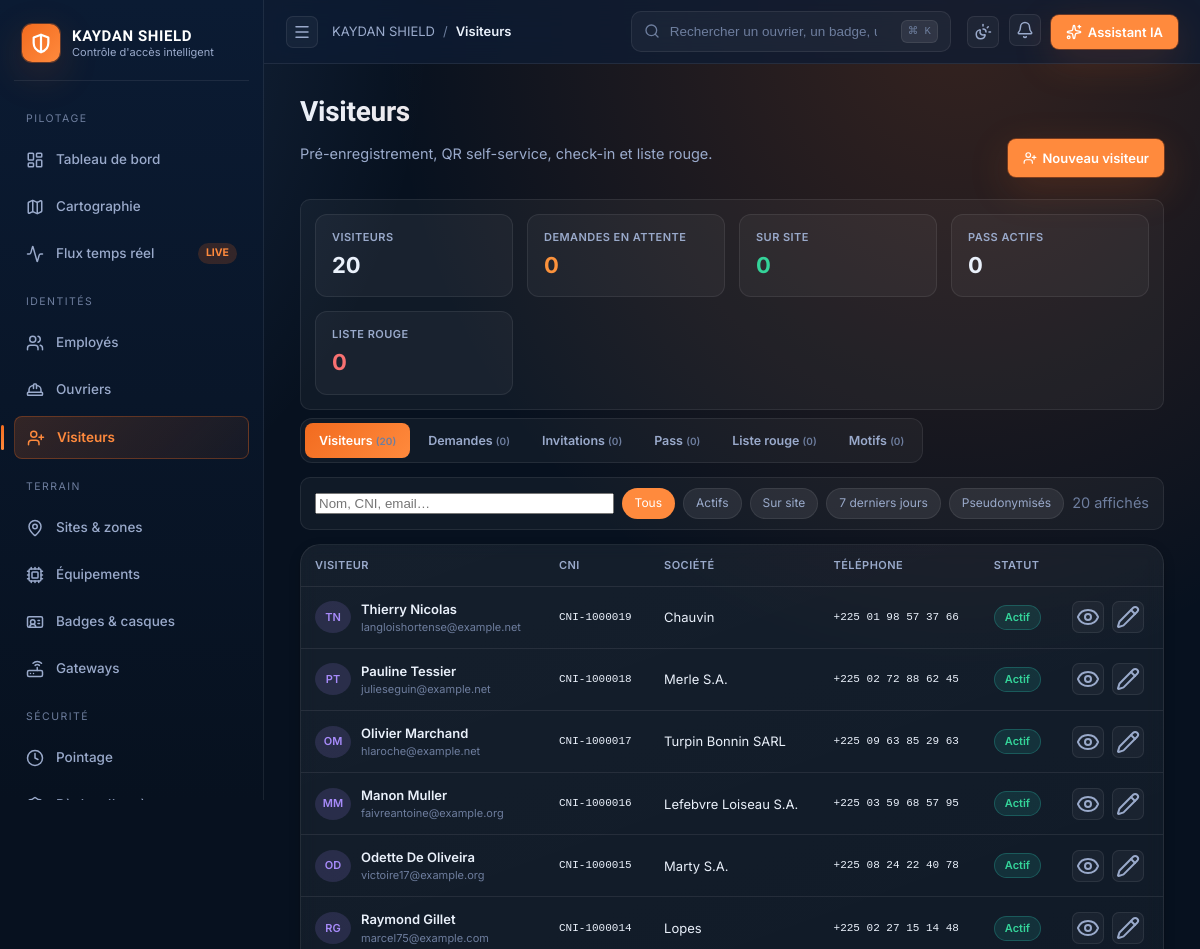
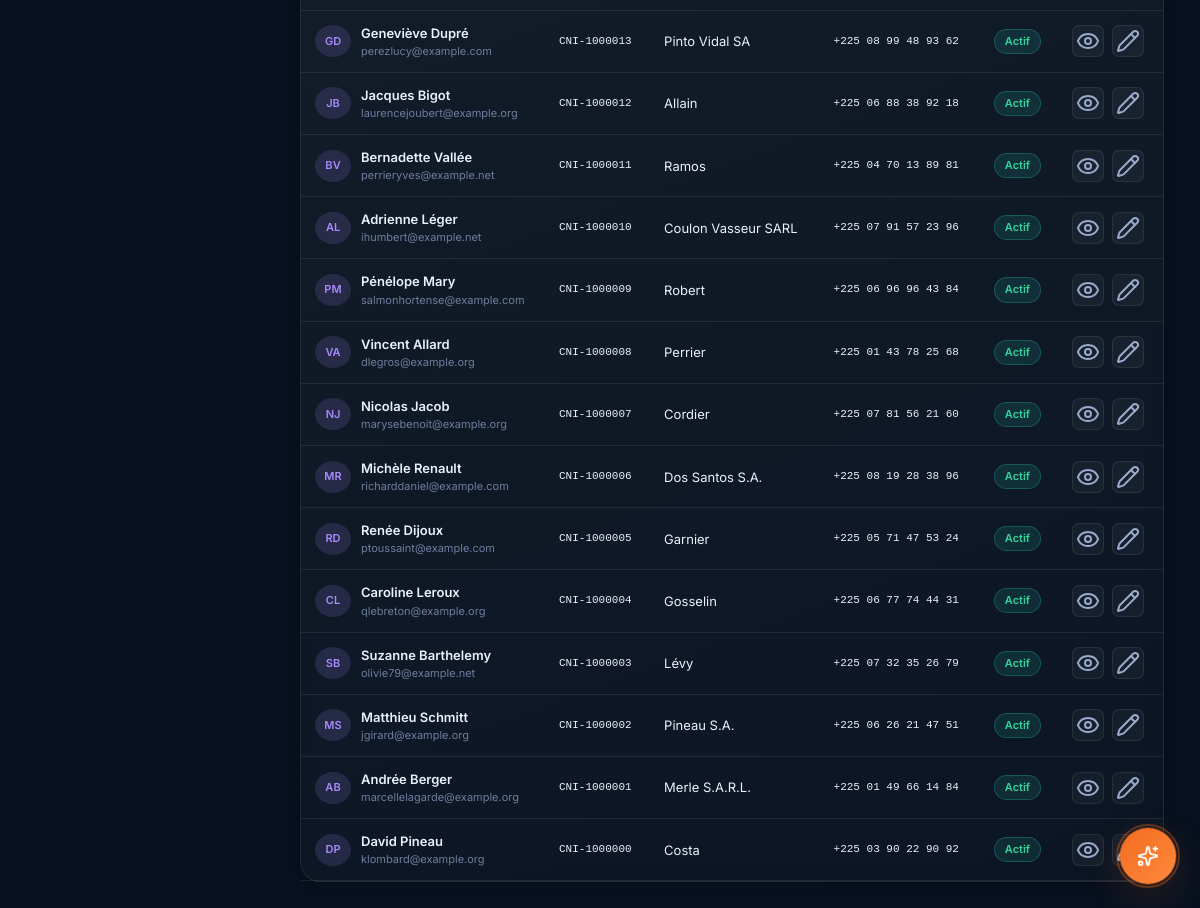
Screenshot of /visitors/ (signed in) with the database file from the repository (2 pictures, top to bottom).
### visitors/models.py (models this page shows, shortened)
class Visitor(UUIDModel, TimeStampedModel):
    ID_TYPE_CHOICES = [
        ("cni", "CNI"), ("passport", "Passeport"),
        ("driver_license", "Permis de conduire"), ("residence", "Carte de séjour"),
    ]
    tenant = models.ForeignKey("core.Tenant", on_delete=models.CASCADE, related_name="visitors")
    first_name = models.CharField(max_length=120)
    last_name = models.CharField(max_length=120)
    date_of_birth = models.DateField(null=True, blank=True)
    nationality = models.CharField(max_length=80, blank=True)
    id_type = models.CharField(max_length=16, choices=ID_TYPE_CHOICES, default="cni")
    id_number = models.CharField(max_length=64, blank=True, db_index=True)
    phone = models.CharField(max_length=32, blank=True)
    email = models.EmailField(blank=True)
    company = models.CharField("Entreprise/Organisation", max_length=180, blank=True)
    photo = models.ImageField(upload_to="visitors/photos/", null=True, blank=True)
    notes = models.TextField(blank=True)
    pseudonymized_at = models.DateTimeField(null=True, blank=True)
    class Meta:
        ordering = ["-created_at"]
        indexes = [models.Index(fields=["tenant", "id_number"])]

### administration/views.py (the view, shortened to what this page needs)
# urls.py: path("visitors/",         views.VisitorsView.as_view(),      name="admin-visitors"),
class VisitorsView(BaseAdminView):
    template_name = "administration/visitors.html"
    active_nav = "visitors"
    page_title = "Visiteurs"
    page_subtitle = "Pré-enregistrement, QR self-service, check-in et liste rouge."
    breadcrumb = "Visiteurs"
    def get_context_data(self, **kwargs):
        ctx = super().get_context_data(**kwargs)
        q = (self.request.GET.get("q") or "").strip()
        chip = self.request.GET.get("f", "all")
        tab = self.request.GET.get("tab", "visitors")
        ctx["tab"] = tab if tab in ("visitors", "requests", "invitations",
                                      "passes", "watchlist", "purposes") else "visitors"
        try:
            from datetime import timedelta
            from django.utils import timezone
            from visitors.models import (Visitor, VisitorInvitation,
                                            VisitorPass, VisitPurpose,
                                            VisitRequest, Watchlist)
            qs = Visitor.objects.all()
            qs = apply_search(qs, q, ["first_name", "last_name", "email",
                                       "phone", "id_number", "company"])
            today = timezone.now().date()
            on_site_ids = list(VisitRequest.objects.filter(
                status="checked_in",
            ).values_list("visitor_id", flat=True))
            recent_ids = list(VisitRequest.objects.filter(
                created_at__gte=timezone.now() - timedelta(days=7),
            ).values_list("visitor_id", flat=True))
            qs = apply_chip_filter(qs, chip, {
                "all": None,
                "active": Q(pseudonymized_at__isnull=True),
                "anonymized": Q(pseudonymized_at__isnull=False),
                "on_site": Q(id__in=on_site_ids),
                "recent": Q(id__in=recent_ids),
            }).order_by("-created_at")
            ctx["filtered_count"] = qs.count()
            page_obj, page_qs = paginate(qs, self.request, per_page=25)
            ctx["page_obj"] = page_obj
            ctx["visitors"] = page_qs
            ctx["total_visitors"] = Visitor.objects.count()
            ctx["today_visits"] = VisitRequest.objects.filter(
                created_at__date=today,
            ).count()
            ctx["on_site_count"] = len(on_site_ids)
            ctx["watchlist_count"] = Visitor.objects.filter(pseudonymized_at__isnull=False).count()
            ctx["count_visitors"] = Visitor.objects.count()
            ctx["count_requests"] = VisitRequest.objects.count()
            ctx["count_pending"] = VisitRequest.objects.filter(status="pending").count()
            ctx["count_invitations"] = VisitorInvitation.objects.count()
            ctx["count_passes"] = VisitorPass.objects.filter(revoked_at__isnull=True).count()
            ctx["count_watchlist"] = Watchlist.objects.filter(is_active=True).count()
            ctx["count_purposes"] = VisitPurpose.objects.filter(is_active=True).count()
        except Exception:
            ctx["page_obj"] = None
            ctx["visitors"] = []
            ctx["filtered_count"] = 0
            ctx["total_visitors"] = 0
            ctx["today_visits"] = 0
            ctx["on_site_count"] = 0
            ctx["watchlist_count"] = 0
            for k in ("count_visitors", "count_requests", "count_pending",
                      "count_invitations", "count_passes", "count_watchlist",
                      "count_purposes"):
                ctx[k] = 0
            for k in ("visit_requests", "invitations", "passes", "watchlist", "purposes"):
                ctx[k] = []
        ctx["q"] = q
        ctx["active_chip"] = chip
        ctx["chips"] = [
            ("all", "Tous"), ("active", "Actifs"),
            ("on_site", "Sur site"), ("recent", "7 derniers jours"),
            ("anonymized", "Pseudonymisés"),
        ]
        return ctx

### accounts/rbac.py (called while the page is built, shortened)
def user_permissions(user) -> set[str]:
    if not user or not user.is_authenticated:
        return set()
    if user.is_superuser:
        return {"*"}

### administration/views.py (called while the page is built, shortened)
def apply_search(qs, q: str, fields: list[str]):
    if not q:
        return qs
    cond = Q()
    for f in fields:
        cond |= Q(**{f"{f}__icontains": q})
    return qs.filter(cond)

def apply_chip_filter(qs, chip: str, mapping: dict):
    if not chip or chip == "all":
        return qs

def paginate(qs, request, per_page: int = 25, page_param: str = "page"):
    from django.core.paginator import EmptyPage, Paginator
    paginator = Paginator(qs, per_page)
    raw = request.GET.get(page_param) or "1"
    try:
        page_num = int(raw)
    except (TypeError, ValueError):
        page_num = 1
    try:
        page_obj = paginator.page(page_num)
    except EmptyPage:
        page_obj = paginator.page(paginator.num_pages or 1)
    return page_obj, list(page_obj.object_list)

    def dispatch(self, request, *args, **kwargs):
        if not request.user.is_authenticated:
            from django.shortcuts import redirect
            from urllib.parse import urlencode
            return redirect(f"/auth/login/?{urlencode({'next': request.get_full_path()})}")
        codes = self.permission_required
        return super().dispatch(request, *args, **kwargs)

    def get_context_data(self, **kwargs):
        ctx = super().get_context_data(**kwargs)
        ctx.update({
            "active_nav": self.active_nav,
            "page_title": self.page_title,
            "page_subtitle": self.page_subtitle,
            "breadcrumb": self.breadcrumb or self.page_title,
            "open_alerts_count": self._safe_count("antifraud", "FraudAlert", status="open"),
        })
        try:
            from accounts.rbac import user_permissions
            ctx["user_perms"] = user_permissions(self.request.user)
        except Exception:
            ctx["user_perms"] = set()
        return ctx

    @staticmethod
    def _safe_count(app_label: str, model_name: str, **filters) -> int:
        try:
            from django.apps import apps
            return apps.get_model(app_label, model_name).objects.filter(**filters).count()
        except Exception:
            return 0

### templates/administration/visitors.html (shortened to what this page needs)
{% extends "layout/base.html" %}
{% load static admin_filters %}
{% block page_subtitle %}Pré-enregistrement, QR self-service, check-in et liste rouge.{% endblock %}
{% block breadcrumb %}Visiteurs{% endblock %}
{% block page_actions %}
  {% if tab == "purposes" %}
    <a class="btn btn-primary" href="{% url 'admin-visitpurpose-create' %}"><i data-lucide="plus" style="width:14px;height:14px"></i> Nouveau motif</a>
  {% elif tab == "watchlist" %}
    <a class="btn btn-primary" href="{% url 'admin-watchlist-create' %}"><i data-lucide="shield-x" style="width:14px;height:14px"></i> Ajouter à la liste rouge</a>
  {% elif tab == "invitations" %}
    <a class="btn btn-primary" href="{% url 'admin-visitorinvitation-create' %}"><i data-lucide="send" style="width:14px;height:14px"></i> Nouvelle invitation</a>
  {% elif tab == "requests" %}
    <a class="btn btn-primary" href="{% url 'admin-visitrequest-create' %}"><i data-lucide="plus" style="width:14px;height:14px"></i> Nouvelle demande</a>
  {% else %}
    <a class="btn btn-primary" href="{% url 'admin-visitor-create' %}"><i data-lucide="user-plus" style="width:14px;height:14px"></i> Nouveau visiteur</a>
  {% endif %}
{% endblock %}
{% block content %}
  <section class="statstrip mb-2">
    <div><div class="label">Visiteurs</div><div class="value">{{ count_visitors }}</div></div>
    <div><div class="label">Demandes en attente</div><div class="value text-warning">{{ count_pending }}</div></div>
    <div><div class="label">Sur site</div><div class="value text-success">{{ on_site_count }}</div></div>
    <div><div class="label">Pass actifs</div><div class="value">{{ count_passes }}</div></div>
    <div><div class="label">Liste rouge</div><div class="value text-danger">{{ count_watchlist }}</div></div>
  </section>
  <nav class="tabs mb-2">
    <a class="tab {% if tab == 'visitors' %}is-active{% endif %}" href="?tab=visitors">
      Visiteurs <span class="text-dim" style="font-size:10px">({{ count_visitors }})</span>
    </a>
    <a class="tab {% if tab == 'requests' %}is-active{% endif %}" href="?tab=requests">
      Demandes <span class="text-dim" style="font-size:10px">({{ count_requests }})</span>
    </a>
    <a class="tab {% if tab == 'invitations' %}is-active{% endif %}" href="?tab=invitations">
      Invitations <span class="text-dim" style="font-size:10px">({{ count_invitations }})</span>
    </a>
    <a class="tab {% if tab == 'passes' %}is-active{% endif %}" href="?tab=passes">
      Pass <span class="text-dim" style="font-size:10px">({{ count_passes }})</span>
    </a>
    <a class="tab {% if tab == 'watchlist' %}is-active{% endif %}" href="?tab=watchlist">
      Liste rouge <span class="text-dim" style="font-size:10px">({{ count_watchlist }})</span>
    </a>
    <a class="tab {% if tab == 'purposes' %}is-active{% endif %}" href="?tab=purposes">
      Motifs <span class="text-dim" style="font-size:10px">({{ count_purposes }})</span>
    </a>
  </nav>
  {% if tab == 'visitors' %}
    {% include "administration/_partials/filterbar.html" with chips=chips active_chip=active_chip q=q search_placeholder="Nom, CNI, email…" filtered_count=filtered_count total=total_visitors %}
    <section class="card" style="padding:0">
      {% if visitors %}
      <div class="table-wrap"><table class="table">
        <thead><tr>
          <th>Visiteur</th><th>CNI</th><th>Société</th><th>Téléphone</th><th>Statut</th><th></th>
        </tr></thead>
        <tbody>
          {% for v in visitors %}
          <tr>
            <td>
              <div class="row" style="gap:10px;align-items:center">
                <div class="avatar" style="width:32px;height:32px;font-size:11px;background:rgba(167,139,250,.15);color:#a78bfa">{{ v.first_name|slice:":1" }}{{ v.last_name|slice:":1" }}</div>
                <div>
                  <div style="font-weight:600">{{ v.first_name }} {{ v.last_name }}</div>
                  <div class="text-dim" style="font-size:11px">{{ v.email|default:"—" }}</div>
                </div>
              </div>
            </td>
            <td class="mono" style="font-size:11px">{{ v.id_number|default:"—" }}</td>
            <td>{{ v.company|default:"—" }}</td>
            <td class="mono" style="font-size:11px">{{ v.phone|default:"—" }}</td>
            <td>{% if v.pseudonymized_at %}<span class="pill pill-muted">Pseudo</span>{% else %}<span class="pill pill-success">Actif</span>{% endif %}</td>
            <td><div class="row gap-2">
              <a class="icon-btn" href="{% url 'admin-visitor-detail' v.pk %}"><i data-lucide="eye"></i></a>
              <a class="icon-btn" href="{% url 'admin-visitor-update' v.pk %}"><i data-lucide="pencil"></i></a>
            </div></td>
          </tr>
          {% endfor %}
        </tbody>
      </table></div>
      {% else %}{% include "administration/_partials/empty_card.html" with icon="user-plus" title="Aucun visiteur" cta_label="Créer un visiteur" cta_url="/visitors-mng/new/" %}{% endif %}
    </section>
  {% endif %}
{% endblock %}

### rows the page displays
Visitor: first_name "T", last_name "N", first_name "Thierry", last_name "Nicolas", email "langloishortense@example.net", id_number "CNI-1000019", company "Chauvin", phone "+225 01 98 57 37 66", shows "Actif"
Visitor: first_name "P", last_name "T", first_name "Pauline", last_name "Tessier", email "julieseguin@example.net", id_number "CNI-1000018", company "Merle S.A.", phone "+225 02 72 88 62 45", shows "Actif"
Visitor: first_name "O", last_name "M", first_name "Olivier", last_name "Marchand", email "hlaroche@example.net", id_number "CNI-1000017", company "Turpin Bonnin SARL", phone "+225 09 63 85 29 63", shows "Actif"
Visitor: first_name "M", last_name "M", first_name "Manon", last_name "Muller", email "faivreantoine@example.org", id_number "CNI-1000016", company "Lefebvre Loiseau S.A.", phone "+225 03 59 68 57 95", shows "Actif"
Visitor: first_name "O", last_name "D", first_name "Odette", last_name "De Oliveira", email "victoire17@example.org", id_number "CNI-1000015", company "Marty S.A.", phone "+225 08 24 22 40 78", shows "Actif"
Visitor: first_name "R", last_name "G", first_name "Raymond", last_name "Gillet", email "marcel75@example.com", id_number "CNI-1000014", company "Lopes", phone "+225 02 27 15 14 48", shows "Actif"
Visitor: first_name "G", last_name "D", first_name "Geneviève", last_name "Dupré", email "perezlucy@example.com", id_number "CNI-1000013", company "Pinto Vidal SA", phone "+225 08 99 48 93 62", shows "Actif"
Visitor: first_name "J", last_name "B", first_name "Jacques", last_name "Bigot", email "laurencejoubert@example.org", id_number "CNI-1000012", company "Allain", phone "+225 06 88 38 92 18", shows "Actif"
Visitor: first_name "B", last_name "V", first_name "Bernadette", last_name "Vallée", email "perrieryves@example.net", id_number "CNI-1000011", company "Ramos", phone "+225 04 70 13 89 81", shows "Actif"
Visitor: first_name "A", last_name "L", first_name "Adrienne", last_name "Léger", email "ihumbert@example.net", id_number "CNI-1000010", company "Coulon Vasseur SARL", phone "+225 07 91 57 23 96", shows "Actif"
Visitor: first_name "P", last_name "M", first_name "Pénélope", last_name "Mary", email "salmonhortense@example.com", id_number "CNI-1000009", company "Robert", phone "+225 06 96 96 43 84", shows "Actif"
Visitor: first_name "V", last_name "A", first_name "Vincent", last_name "Allard", email "dlegros@example.org", id_number "CNI-1000008", company "Perrier", phone "+225 01 43 78 25 68", shows "Actif"
Visitor: first_name "N", last_name "J", first_name "Nicolas", last_name "Jacob", email "marysebenoit@example.org", id_number "CNI-1000007", company "Cordier", phone "+225 07 81 56 21 60", shows "Actif"
Visitor: first_name "M", last_name "R", first_name "Michèle", last_name "Renault", email "richarddaniel@example.com", id_number "CNI-1000006", company "Dos Santos S.A.", phone "+225 08 19 28 38 96", shows "Actif"
Visitor: first_name "R", last_name "D", first_name "Renée", last_name "Dijoux", email "ptoussaint@example.com", id_number "CNI-1000005", company "Garnier", phone "+225 05 71 47 53 24", shows "Actif"
Visitor: first_name "C", last_name "L", first_name "Caroline", last_name "Leroux", email "qlebreton@example.org", id_number "CNI-1000004", company "Gosselin", phone "+225 06 77 74 44 31", shows "Actif"
Visitor: first_name "S", last_name "B", first_name "Suzanne", last_name "Barthelemy", email "olivie79@example.net", id_number "CNI-1000003", company "Lévy", phone "+225 07 32 35 26 79", shows "Actif"
Visitor: first_name "M", last_name "S", first_name "Matthieu", last_name "Schmitt", email "jgirard@example.org", id_number "CNI-1000002", company "Pineau S.A.", phone "+225 06 26 21 47 51", shows "Actif"
Visitor: first_name "A", last_name "B", first_name "Andrée", last_name "Berger", email "marcellelagarde@example.org", id_number "CNI-1000001", company "Merle S.A.R.L.", phone "+225 01 49 66 14 84", shows "Actif"
Visitor: first_name "D", last_name "P", first_name "David", last_name "Pineau", email "klombard@example.org", id_number "CNI-1000000", company "Costa", phone "+225 03 90 22 90 92", shows "Actif"

### other values shown
{{ count_visitors }} "20"
{{ count_pending }} "0"
{{ on_site_count }} "0"
{{ count_passes }} "0"
{{ count_watchlist }} "0"
{{ count_requests }} "0"
{{ count_invitations }} "0"
{{ count_purposes }} "0"
{{ label }} "Tous" "Actifs" "Sur site" "7 derniers jours" "Pseudonymisés"
{{ filtered_count|default:total }} "20"
